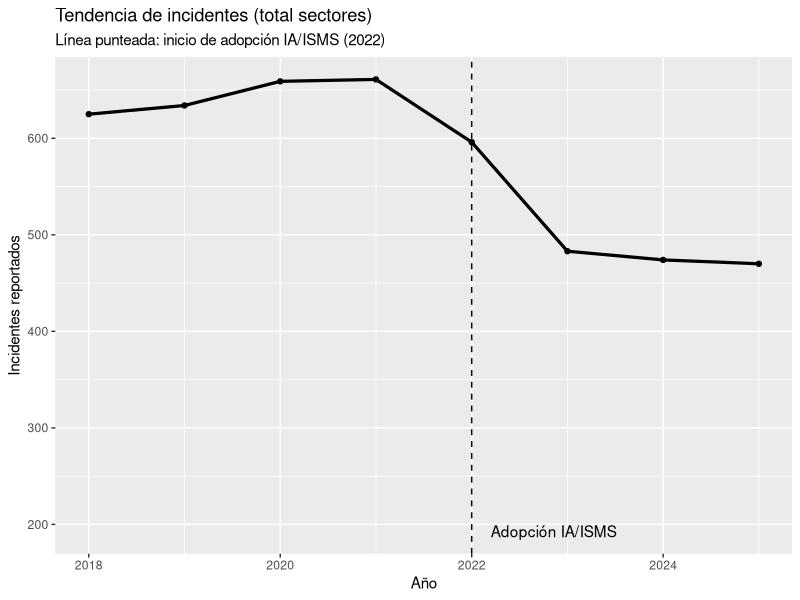

The R source for this figure:

# 01_trend_analysis.R
# Time trend of incidents by sector with pre/post IA/ISMS overlay
# Output: outputs/figures/01_trend_incidents.png

# Si tienes problemas de permisos o R no encuentra los paquetes instalados,
# puedes especificar manualmente la ruta a tu carpeta de librerías personal.
# Descomenta y edita la siguiente línea según tu usuario y versión de R:
# .libPaths("C:/Users/tu_usuario/AppData/Local/R/win-library/4.x")

library(readr); library(dplyr); library(ggplot2)

inc <- read_csv("incidents.csv")

p <- inc %>%
  group_by(year) %>%
  summarize(incidents = sum(incidents),
            adopted = max(adopt_IA_ISMS)) %>%
  ggplot(aes(x = year, y = incidents)) +
  geom_line(size = 1.1) +
  geom_point() +
  geom_vline(xintercept = 2022, linetype = "dashed") +
  annotate("text", x = 2022.2, y = max(inc$incidents), label = "Adopción IA/ISMS", hjust = 0) +
  labs(title = "Tendencia de incidentes (total sectores)",
       subtitle = "Línea punteada: inicio de adopción IA/ISMS (2022)",
       x = "Año", y = "Incidentes reportados")

dir.create("outputs/figures", recursive = TRUE, showWarnings = FALSE)
ggsave("outputs/figures/01_trend_incidents.png", plot = p, width = 7, height = 4.5, dpi = 150)

# Simple numeric: % reducción 2021 -> 2025
base_2021 <- inc %>% filter(year==2021) %>% summarize(n=sum(incidents)) %>% pull(n)
now_2025  <- inc %>% filter(year==2025) %>% summarize(n=sum(incidents)) %>% pull(n)
reduction <- (base_2021 - now_2025)/base_2021 * 100
cat(sprintf("Reducción estimada 2021->2025: %.1f%%\n", reduction))
